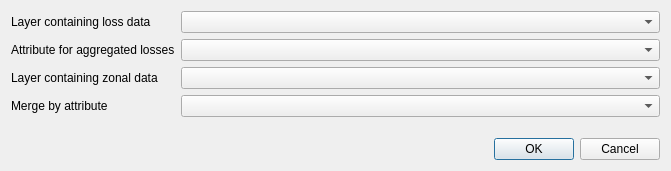
<?xml version="1.0" encoding="UTF-8"?>
<ui version="4.0">
 <class>SelectLayersToJoinDialog</class>
 <widget class="QDialog" name="SelectLayersToJoinDialog">
  <property name="windowModality">
   <enum>Qt::WindowModal</enum>
  </property>
  <property name="geometry">
   <rect>
    <x>0</x>
    <y>0</y>
    <width>671</width>
    <height>171</height>
   </rect>
  </property>
  <property name="windowTitle">
   <string>Select layers to merge</string>
  </property>
  <property name="modal">
   <bool>true</bool>
  </property>
  <layout class="QGridLayout" name="gridLayout">
   <item row="0" column="0">
    <layout class="QFormLayout" name="formLayout">
     <property name="fieldGrowthPolicy">
      <enum>QFormLayout::AllNonFixedFieldsGrow</enum>
     </property>
     <item row="1" column="0">
      <widget class="QLabel" name="loss_layer_lbl">
       <property name="text">
        <string>Layer containing loss data</string>
       </property>
      </widget>
     </item>
     <item row="1" column="1">
      <widget class="QComboBox" name="loss_layer_cbox"/>
     </item>
     <item row="3" column="0">
      <widget class="QLabel" name="zonal_layer_lbl">
       <property name="text">
        <string>Layer containing zonal data</string>
       </property>
      </widget>
     </item>
     <item row="3" column="1">
      <widget class="QComboBox" name="zonal_layer_cbox"/>
     </item>
     <item row="2" column="0">
      <widget class="QLabel" name="aggr_loss_attr_lbl">
       <property name="text">
        <string>Attribute for aggregated losses</string>
       </property>
      </widget>
     </item>
     <item row="2" column="1">
      <widget class="QComboBox" name="aggr_loss_attr_cbox"/>
     </item>
     <item row="4" column="0">
      <widget class="QLabel" name="label">
       <property name="text">
        <string>Merge by attribute</string>
       </property>
      </widget>
     </item>
     <item row="4" column="1">
      <widget class="QComboBox" name="merge_attr_cbx"/>
     </item>
    </layout>
   </item>
   <item row="1" column="0">
    <widget class="QDialogButtonBox" name="buttonBox">
     <property name="orientation">
      <enum>Qt::Horizontal</enum>
     </property>
     <property name="standardButtons">
      <set>QDialogButtonBox::Cancel|QDialogButtonBox::Ok</set>
     </property>
    </widget>
   </item>
  </layout>
 </widget>
 <resources/>
 <connections>
  <connection>
   <sender>buttonBox</sender>
   <signal>accepted()</signal>
   <receiver>SelectLayersToJoinDialog</receiver>
   <slot>accept()</slot>
   <hints>
    <hint type="sourcelabel">
     <x>248</x>
     <y>254</y>
    </hint>
    <hint type="destinationlabel">
     <x>157</x>
     <y>274</y>
    </hint>
   </hints>
  </connection>
  <connection>
   <sender>buttonBox</sender>
   <signal>rejected()</signal>
   <receiver>SelectLayersToJoinDialog</receiver>
   <slot>reject()</slot>
   <hints>
    <hint type="sourcelabel">
     <x>316</x>
     <y>260</y>
    </hint>
    <hint type="destinationlabel">
     <x>286</x>
     <y>274</y>
    </hint>
   </hints>
  </connection>
 </connections>
</ui>
